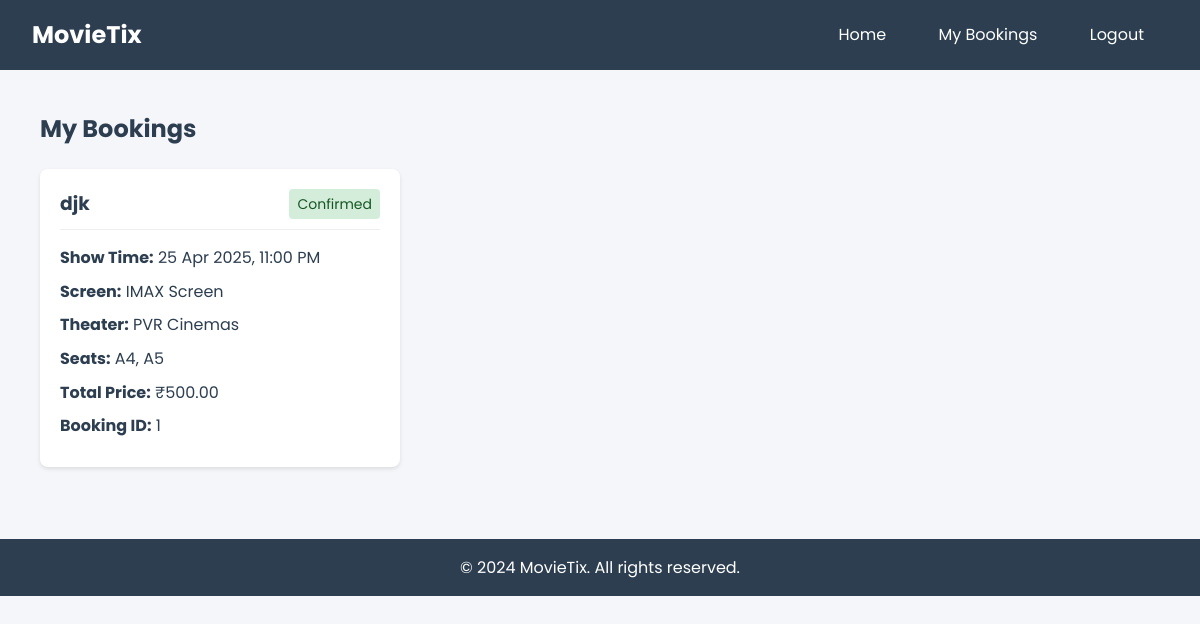
Page /dashboard (signed in) on the committed database.
### app.py (models this page shows)
class Booking(db.Model):
    id = db.Column(db.Integer, primary_key=True)
    user_id = db.Column(db.Integer, db.ForeignKey('user.id'), nullable=False)
    show_id = db.Column(db.Integer, db.ForeignKey('show.id'), nullable=False)
    booking_time = db.Column(db.DateTime, default=datetime.utcnow)
    seats = db.relationship('Seat', backref='booking', lazy=True)
    status = db.Column(db.String(20), default='Pending')  # Pending, Confirmed, Cancelled

class Movie(db.Model):
    id = db.Column(db.Integer, primary_key=True)
    title = db.Column(db.String(100), nullable=False)
    description = db.Column(db.Text, nullable=False)
    duration = db.Column(db.Integer, nullable=False)  # in minutes
    language = db.Column(db.String(50), nullable=False)
    release_date = db.Column(db.Date, nullable=False)
    poster_image = db.Column(db.String(200))
    genre = db.Column(db.String(100))
    rating = db.Column(db.Float, default=0.0)
    status = db.Column(db.String(20), default='Coming Soon')  # Now Showing, Coming Soon
    shows = db.relationship('Show', backref='movie', lazy=True)

class Show(db.Model):
    id = db.Column(db.Integer, primary_key=True)
    movie_id = db.Column(db.Integer, db.ForeignKey('movie.id'), nullable=False)
    screen_id = db.Column(db.Integer, db.ForeignKey('screen.id'), nullable=False)
    show_time = db.Column(db.DateTime, nullable=False)
    price = db.Column(db.Float, nullable=False)
    available_seats = db.Column(db.Integer, nullable=False)
    bookings = db.relationship('Booking', backref='show', lazy=True)

class Screen(db.Model):
    id = db.Column(db.Integer, primary_key=True)
    name = db.Column(db.String(50), nullable=False)
    theater_id = db.Column(db.Integer, db.ForeignKey('theater.id'), nullable=False)
    capacity = db.Column(db.Integer, nullable=False)
    shows = db.relationship('Show', backref='screen', lazy=True)

class Theater(db.Model):
    id = db.Column(db.Integer, primary_key=True)
    name = db.Column(db.String(100), nullable=False)
    location = db.Column(db.String(200), nullable=False)
    capacity = db.Column(db.Integer, nullable=False)
    screens = db.relationship('Screen', backref='theater', lazy=True)

class Seat(db.Model):
    id = db.Column(db.Integer, primary_key=True)
    show_id = db.Column(db.Integer, db.ForeignKey('show.id'), nullable=False)
    seat_number = db.Column(db.String(10), nullable=False)
    status = db.Column(db.String(20), default='Available')  # Available, Booked, Reserved
    booking_id = db.Column(db.Integer, db.ForeignKey('booking.id'), nullable=True)

### app.py (the view)
@app.route('/dashboard')
def dashboard():
    if 'user_id' not in session:
        flash('Please login to view your bookings', 'warning')
        return redirect(url_for('login'))
    user = User.query.get_or_404(session['user_id'])
    bookings = Booking.query.filter_by(user_id=user.id).order_by(Booking.booking_time.desc()).all()
    return render_template('dashboard.html', user=user, bookings=bookings)

### templates/dashboard.html (shortened to what this page needs)
{% extends "base.html" %}
{% block content %}
<div class="dashboard-container">
    <h2>My Bookings</h2>
    {% if bookings %}
        <div class="bookings-grid">
            {% for booking in bookings %}
            <div class="booking-card">
                <div class="booking-header">
                    <h3>{{ booking.show.movie.title }}</h3>
                    <span class="status {{ booking.status.lower() }}">{{ booking.status }}</span>
                </div>
                <div class="booking-details">
                    <p><strong>Show Time:</strong> {{ booking.show.show_time.strftime('%d %b %Y, %I:%M %p') }}</p>
                    <p><strong>Screen:</strong> {{ booking.show.screen.name }}</p>
                    <p><strong>Theater:</strong> {{ booking.show.screen.theater.name }}</p>
                    <p><strong>Seats:</strong>
                        {% for seat in booking.seats %}
                            {{ seat.seat_number }}{% if not loop.last %}, {% endif %}
                        {% endfor %}
                    </p>
                    <p><strong>Total Price:</strong> ₹{{ "%.2f"|format(booking.show.price * booking.seats|length) }}</p>
                    <p><strong>Booking ID:</strong> {{ booking.id }}</p>
                </div>
            </div>
            {% endfor %}
        </div>
    {% else %}
        <div class="no-bookings">
            <p>You haven't made any bookings yet.</p>
            <a href="{{ url_for('index') }}" class="btn btn-primary">Book Tickets</a>
        </div>
    {% endif %}
</div>
{% endblock %}

### templates/base.html (shortened to what this page needs)
<!DOCTYPE html>
<html lang="en">
<head>
    <link rel="stylesheet" href="{{ url_for('static', filename='css/style.css') }}">
</head>
<body>
    <nav class="navbar">
        <div class="nav-brand">
            <a href="{{ url_for('index') }}">MovieTix</a>
        </div>
        <div class="nav-links">
            <a href="{{ url_for('index') }}">Home</a>
            {% if session.get('user_id') %}
                <a href="{{ url_for('dashboard') }}">My Bookings</a>
                <a href="{{ url_for('logout') }}">Logout</a>
            {% else %}
                <a href="{{ url_for('login') }}">Login</a>
                <a href="{{ url_for('register') }}">Register</a>
            {% endif %}
        </div>
    </nav>
    <div class="container">
        {% block content %}{% endblock %}
    </div>
    <footer class="footer">
        <p>&copy; 2024 MovieTix. All rights reserved.</p>
    </footer>
</body>
</html>

### static/css/style.css (style rules this page uses)
:root { --primary-color: #2c3e50; --secondary-color: #e74c3c; --background-color: #f5f6fa; --text-color: #2c3e50; --border-color: #dcdde1; }
* { margin: 0; padding: 0; box-sizing: border-box; }
body { font-family: 'Poppins', sans-serif; background-color: var(--background-color); color: var(--text-color); line-height: 1.6; }
.container { max-width: 1200px; margin: 0 auto; padding: 20px; }
.navbar { background-color: var(--primary-color); padding: 1rem 2rem; display: flex; justify-content: space-between; align-items: center; }
.nav-brand a { color: white; font-size: 1.5rem; text-decoration: none; font-weight: bold; }
.nav-links a { color: white; text-decoration: none; padding: 0.5rem 1rem; margin: 0 0.5rem; border-radius: 4px; transition: background-color 0.3s; }
.footer { background-color: var(--primary-color); color: white; text-align: center; padding: 1rem; margin-top: 2rem; }

### templates/dashboard.html (style rules this page uses)
.dashboard-container { max-width: 1200px; margin: 0 auto; padding: 20px; }
.bookings-grid { display: grid; grid-template-columns: repeat(auto-fill, minmax(300px, 1fr)); gap: 20px; margin-top: 20px; }
.booking-card { background: white; border-radius: 8px; box-shadow: 0 2px 4px rgba(0,0,0,0.1); padding: 20px; }
.booking-header { display: flex; justify-content: space-between; align-items: center; margin-bottom: 15px; padding-bottom: 10px; border-bottom: 1px solid #eee; }
.booking-header h3 { margin: 0; color: #2c3e50; }
.status { padding: 4px 8px; border-radius: 4px; font-size: 0.875rem; }
.status.confirmed { background-color: #d4edda; color: #155724; }
.booking-details p { margin: 8px 0; color: #2c3e50; }

### rows in the picture
Booking: show.movie "djk", status "Confirmed", show.show_time "25 Apr 2025, 11:00 PM", show.screen.name "IMAX Screen", show.screen.theater.name "PVR Cinemas", show|length "500.00", id "1"
Seat: seat_number "A4"
Seat: seat_number "A5"
